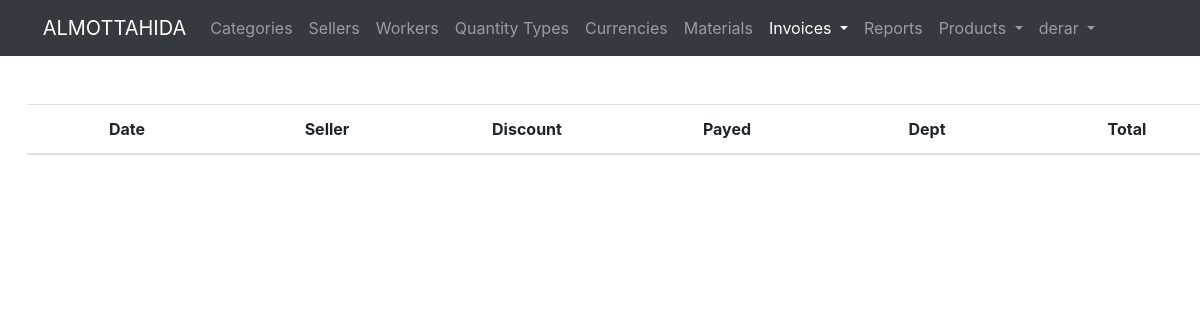
The page /invoice/seller/1/ (signed in) on the database as committed earlier.
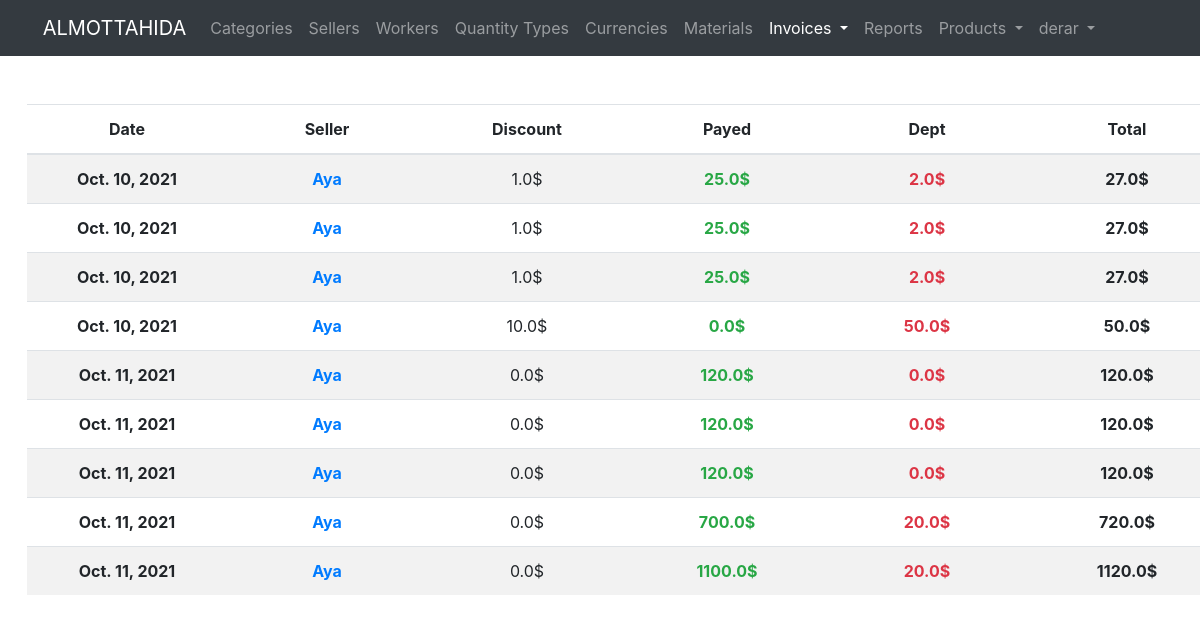
The same page on the database as committed later.
### product/models.py (models this page shows, shortened)
class Invoice(models.Model):
    total = models.FloatField()
    discount = models.FloatField()
    payed = models.FloatField()
    expected_earn = models.FloatField(blank=True, null=True)
    earn = models.FloatField(blank=True, null=True)
    dept = models.FloatField()
    date_published = models.DateTimeField(auto_now_add=True)
    currency = models.ForeignKey(Currency, on_delete=models.SET_NULL, null=True)
    seller = models.ForeignKey(Seller, on_delete=models.SET_NULL, null=True)
    worker = models.ForeignKey(Worker, on_delete=models.SET_NULL, null=True)
    paydate = models.DateField()

class Seller(models.Model):
    name = models.CharField(max_length=30, unique=True)
    phone = models.CharField(max_length=300, null=True, unique=True, blank=False)
    address = models.CharField(max_length=300, null=True, blank=False)

class Currency(models.Model):
    name = models.CharField(max_length=30, unique=True)
    value = models.FloatField()
    rate = models.FloatField()
    def __str__(self):
        return self.name

### product/views.py (the view)
# urls.py: path("invoice/seller/<int:pk>/", views.seller_invoices, name='invoice.seller.view'),
@login_required(login_url=LOGIN_URL)
def seller_invoices(request, pk):
    invoices = Invoice.objects.filter(seller=pk)
    return render(request, "invoice/all.html", {"invoices": invoices})

### templates/invoice/all.html
{% extends "base.html" %}
{% block content %}
    <table class="table table-responsive-md table-striped">
        <thead>
        <tr>
            <th>Date</th>
            <th>Seller</th>
            <th>Discount</th>
            <th>Payed</th>
            <th>Dept</th>
            <th>Total</th>
        </tr>
        </thead>
        <tbody>
        {% for invoice in invoices %}
            <tr>
                <th>{{ invoice.date_published|date }}</th>
                <th>
                    <a class="link" href="{% url 'invoice.seller.view' invoice.seller.pk %}">{{ invoice.seller.name }}</a>
                </th>
                <td>{{ invoice.discount }}{{ invoice.currency }}</td>
                <th class="text-success">{{ invoice.payed }}{{ invoice.currency }}</th>
                <th class="text-danger">{{ invoice.dept }}{{ invoice.currency }}</th>
                <th>{{ invoice.total }}{{ invoice.currency }}</th>
            </tr>
        {% endfor %}
        </tbody>
    </table>
{% endblock %}

Rows that differ between the two databases and show on the page:
now on this page (row edited): Invoice: date_published "Oct. 10, 2021", seller.name "Aya", discount "1.0", currency "$", payed "25.0", dept "2.0", total "27.0"
now on this page (row edited): Invoice: date_published "Oct. 10, 2021", seller.name "Aya", discount "1.0", currency "$", payed "25.0", dept "2.0", total "27.0"
now on this page (row edited): Invoice: date_published "Oct. 10, 2021", seller.name "Aya", discount "1.0", currency "$", payed "25.0", dept "2.0", total "27.0"
now on this page (row edited): Invoice: date_published "Oct. 10, 2021", seller.name "Aya", discount "10.0", currency "$", payed "0.0", dept "50.0", total "50.0"
now on this page (row edited): Invoice: date_published "Oct. 11, 2021", seller.name "Aya", discount "0.0", currency "$", payed "120.0", dept "0.0", total "120.0"
now on this page (row edited): Invoice: date_published "Oct. 11, 2021", seller.name "Aya", discount "0.0", currency "$", payed "120.0", dept "0.0", total "120.0"
now on this page (row edited): Invoice: date_published "Oct. 11, 2021", seller.name "Aya", discount "0.0", currency "$", payed "120.0", dept "0.0", total "120.0"
now on this page (row edited): Invoice: date_published "Oct. 11, 2021", seller.name "Aya", discount "0.0", currency "$", payed "700.0", dept "20.0", total "720.0"
now on this page (row edited): Invoice: date_published "Oct. 11, 2021", seller.name "Aya", discount "0.0", currency "$", payed "1100.0", dept "20.0", total "1120.0"
